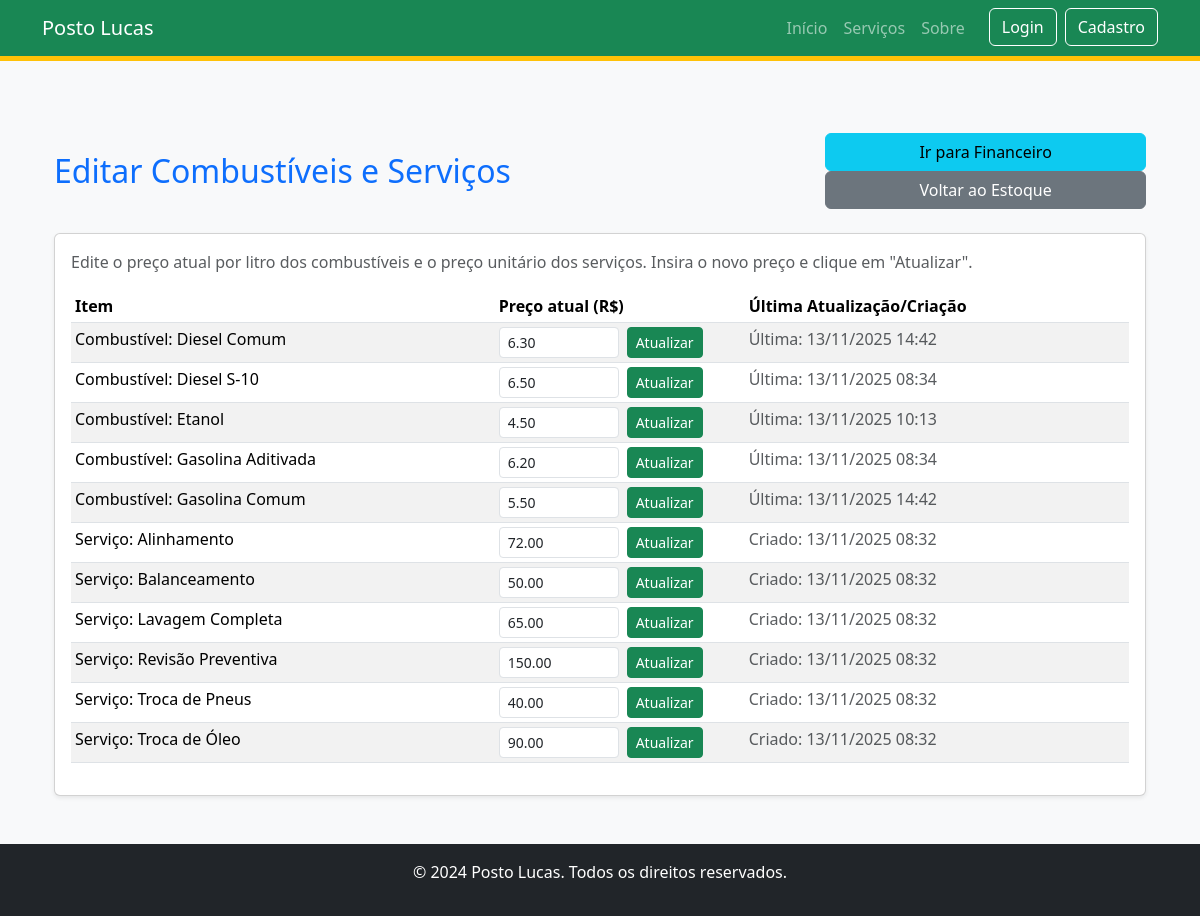
The page /gerenciamento/combustiveis/editar/ on the database as committed earlier.
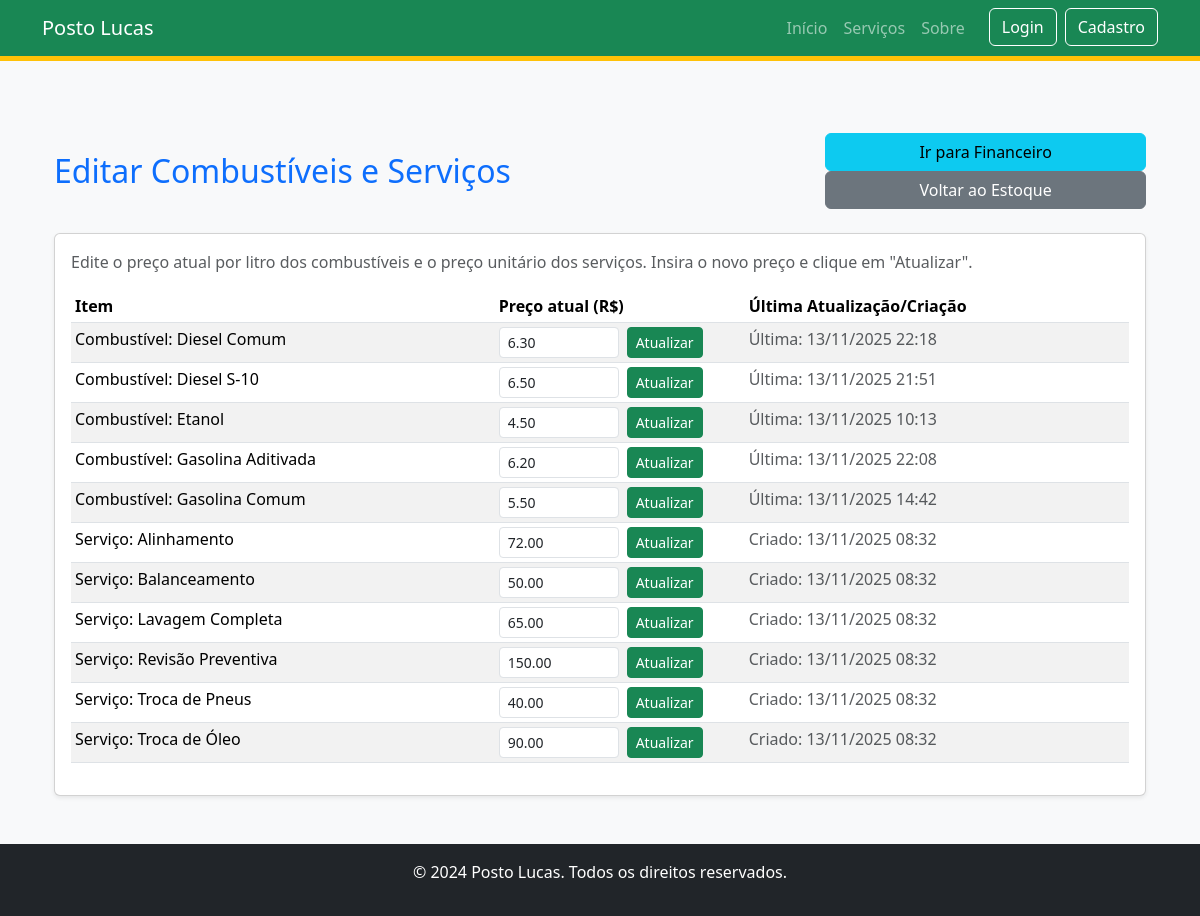
The same page on the database as committed later.
### apps/gerenciamento/models.py (models this page shows, shortened)
class EstoqueGasolina(models.Model):
    TIPOS_COMBUSTIVEL = [
        ('GAS_COMUM', 'Gasolina Comum'),
        ('GAS_ADITIVADA', 'Gasolina Aditivada'),
        ('DIESEL_COMUM', 'Diesel Comum'),
        ('DIESEL_S10', 'Diesel S-10'),
        ('ETANOL', 'Etanol'),
    ]
    tipo = models.CharField(
        max_length=20,
        choices=TIPOS_COMBUSTIVEL,
        unique=True, # <--- CRÍTICO: Garante que só haverá uma linha por tipo de combustível.
        verbose_name="Tipo de Combustível"
    )
    quantidade_litros = models.DecimalField(
        max_digits=10, # Suporta até 99.999.999,99 L (10 dígitos no total)
        decimal_places=2, # Duas casas decimais de precisão (centésimos de litro)
        default=0.00,
        verbose_name="Estoque (Litros)"
    )
    preco_atual_litro = models.DecimalField(
        max_digits=10,
        decimal_places=2,
        default=0.00,
        verbose_name="Preço Atual por Litro (R$)"
    )
    data_ultima_atualizacao = models.DateTimeField(
        auto_now=True, # Atualiza automaticamente a cada salvamento
        verbose_name="Última Atualização"
    )
    class Meta:
        verbose_name = "Estoque de Combustível"
        verbose_name_plural = "Estoque de Combustíveis"

### apps/gerenciamento/views.py (the view, shortened to what this page needs)
# urls.py: path('combustiveis/editar/', views.edit_combustiveis_view, name='edit_combustiveis'),
@require_http_methods(["GET", "POST"])
def edit_combustiveis_view(request):
    estoques = EstoqueGasolina.objects.all().order_by('tipo')
    servicos = Servico.objects.exclude(descricao__startswith='origem:combustivel:').order_by('nome')
    context = {
        'estoques': estoques,
        'servicos': servicos,
        'titulo': 'Editar Combustíveis e Serviços'
    }
    return render(request, 'gerenciamento/edit_combustiveis.html', context)

### templates/gerenciamento/edit_combustiveis.html (shortened to what the changed rows need)
{% extends "base.html" %}
{% load static %}
{% load l10n %}
{% block content %}
<div class="container mt-5">
    <div class="d-flex flex-column flex-md-row justify-content-between align-items-start align-items-md-center mb-4">
        <h2 class="mb-3 mb-md-0 text-primary">{{ titulo }}</h2>
    </div>
    <div class="card mb-4 shadow-sm">
        <div class="card-body">
            <div class="table-responsive">
                <table class="table table-sm table-striped">
                    <thead>
                        <tr>
                            <th class="text-nowrap">Item</th>
                            <th class="text-nowrap" style="width: 250px;">Preço atual (R$)</th>
                            <th class="text-nowrap">Última Atualização/Criação</th>
                        </tr>
                    </thead>
                    <tbody>
                        {% for item in estoques %}
                        <tr>
                            <td class="text-nowrap">Combustível: {{ item.get_tipo_display }}</td>
                            <td>
                                <form method="POST" class="d-flex gap-2 align-items-center">
                                    <input
                                        name="preco"
                                        type="number"
                                        step="0.01"
                                        min="0"
                                        class="form-control form-control-sm"
                                        style="width: 120px"
                                        placeholder="0.00"
                                        value="{% if item.preco_atual_litro > 0 %}{{ item.preco_atual_litro|unlocalize }}{% endif %}"
                                    />
                                    <button class="btn btn-sm btn-success" type="submit">
                                        Atualizar
                                    </button>
                                </form>
                            </td>
                            <td>
                                <span class="text-muted text-nowrap">
                                    Última: {{ item.data_ultima_atualizacao|date:"d/m/Y H:i" }}
                                </span>
                            </td>
                        </tr>
                        {% empty %}
                        <tr>
                            <td colspan="3">Nenhum combustível encontrado.</td>
                        </tr>
                        {% endfor %}
                    </tbody>
                </table>
            </div>
        </div>
    </div>
</div>
{% endblock %}

Rows that differ between the two databases and show on the page:
changed EstoqueGasolina "Diesel Comum": data_ultima_atualizacao "13/11/2025 14:42" → "13/11/2025 22:18"
changed EstoqueGasolina "Diesel S-10": data_ultima_atualizacao "13/11/2025 08:34" → "13/11/2025 21:51"
changed EstoqueGasolina "Gasolina Aditivada": data_ultima_atualizacao "13/11/2025 08:34" → "13/11/2025 22:08"
